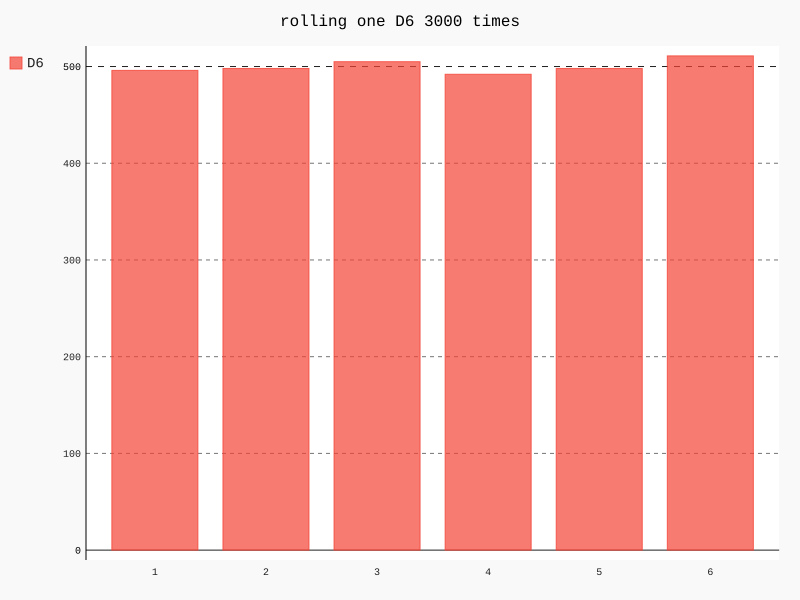

Write Python code to recreate this figure.
import pygal
from 可视化编程小项目.模拟扔骰子 import visual
from 可视化编程小项目.模拟扔骰子 import die
num=eval(input('请输入你要抛掷骰子的数目：'))
view=pygal.Bar()
view.x_labels=[1,2,3,4,5,6]
view._x_title='rolling numbers'
view._y_title='count'
view.title='rolling one D6 '+str(num)+' times'
die1= die.Die(6)
view.add('D6', visual.Visual(die1, num))
view.render_to_file('one_roll_D6.svg')
